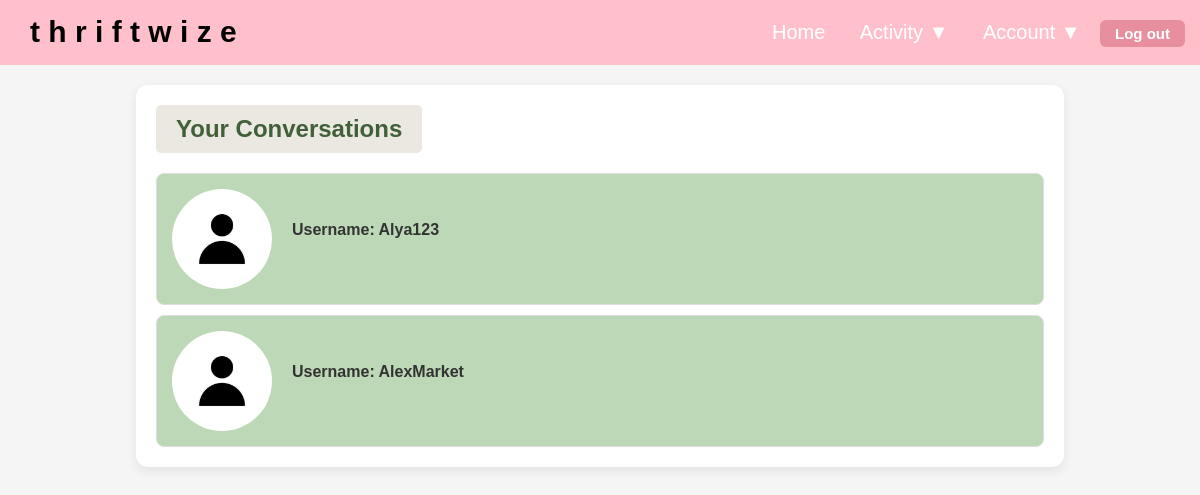
Screenshot of /messages/chats (signed in) with the database file from the repository.
### models/user.py (models this page shows, shortened)
class User(db.Model, UserMixin):
    id = db.Column(db.Integer, primary_key=True)
    username = db.Column(db.String(80), nullable=False, unique=True)
    email = db.Column(db.String(120), nullable=False, unique=True)
    password_hash = db.Column(db.String(200), nullable=False)
    bio = db.Column(db.Text, default="")
    profile_pic = db.Column(db.String(200), default="default.jpg")
    role = db.Column(db.String(50), default='user')
    status = db.Column(db.String(50), default='active')
    sent_messages = db.relationship(
    'ChatMessage',
    foreign_keys='ChatMessage.sender_id',
    back_populates='sender'
)
    received_messages = db.relationship(
        'ChatMessage',
        foreign_keys='ChatMessage.receiver_id',
        back_populates='receiver'
    )

### blueprints/messages.py (the view)
@messages.route('/chats')
@login_required
def chats():
    msgs = ChatMessage.query.filter(
        (ChatMessage.sender_id == current_user.id) |
        (ChatMessage.receiver_id == current_user.id)
    ).order_by(ChatMessage.timestamp.desc()).all()
    user_ids = set()
    for msg in msgs:
        if msg.sender_id != current_user.id:
            user_ids.add(msg.sender_id)
        if msg.receiver_id != current_user.id:
            user_ids.add(msg.receiver_id)
    users = User.query.filter(User.id.in_(user_ids)).all()
    return render_template('messages/conversations.html', users=users)

### templates/messages/conversations.html
{% extends "base.html" %}
{% block body %}
<div class="container-a">
    <div class="wrapper">
        <h2>Your Conversations</h2>
        <div class="chat-list">
            {% for user in users %}
                <a href="{{ url_for('messages.chat', user_id=user.id) }}" class="chat-link">
                    <div class="chat-item">
                        <img src="{{ url_for('static', filename='profile_pics/' + user.profile_pic) }}" class="list-pfp">
                        <div class="list-data">
                            <strong>Username: {{ user.username }}</strong><br><br>
                        </div>
                    </div>
                </a>
            {% endfor %}
        </div>
    </div>
</div>
{% endblock %}

### static/css/main.css (style rules this page uses)
body { margin: 0; padding: 0; box-sizing: border-box; height: 100vh; flex-direction: column; position: relative; font-family: Arial, sans-serif; background-color: #ffffff; }
* { margin: 0; padding: 0; box-sizing: border-box; }
h2 { text-align: center; margin-bottom: 20px; color: #416039; background-color: #eae8e0; background-size: auto; padding: 10px 20px; border-radius: 5px; display: inline-block; }
.container-a { margin: 20px; }
.wrapper { max-width: 80%; margin-left: auto; margin-right: auto; padding: 20px; background: #ffffff; border-radius: 12px; box-shadow: 0 4px 12px rgba(0, 0, 0, 0.08); }

### static/css/account.css (style rules this page uses)
img { width: 200px; height: 200px; border-radius: 50%; display: block; margin-left: auto; }
.list-pfp { width: 100px; height: 100px; border-radius: 50%; object-fit: cover; flex-shrink: 0; margin-left: 0; }
.list-data { text-align: left; }

### static/css/message.css (style rules this page uses)
.chat-list { display: flex; flex-direction: column; gap: 10px; }
.chat-item { display: flex; padding: 15px; background: rgb(188, 216, 182); border: 1px solid #ddd; border-radius: 8px; text-decoration: none; color: #333; transition: background 0.2s; align-items: center; text-align: left; gap: 20px; }
.chat-link { text-decoration: none; color: inherit; display: block; }

### static/css/base.css (style rules this page uses)
body { font-family: Arial, sans-serif; background-color: #f5f6f8; margin: 0; padding: 0; }
a { text-decoration: none; color: #2c7be5; }

### static/css/itemdetail.css (style rules this page uses)
body { font-family: Arial, sans-serif; background-color: #f5f5f5; margin: 0; }

### rows the page displays
User: profile_pic (placeholder picture), username "Alya123"
User: profile_pic (placeholder picture), username "AlexMarket"
